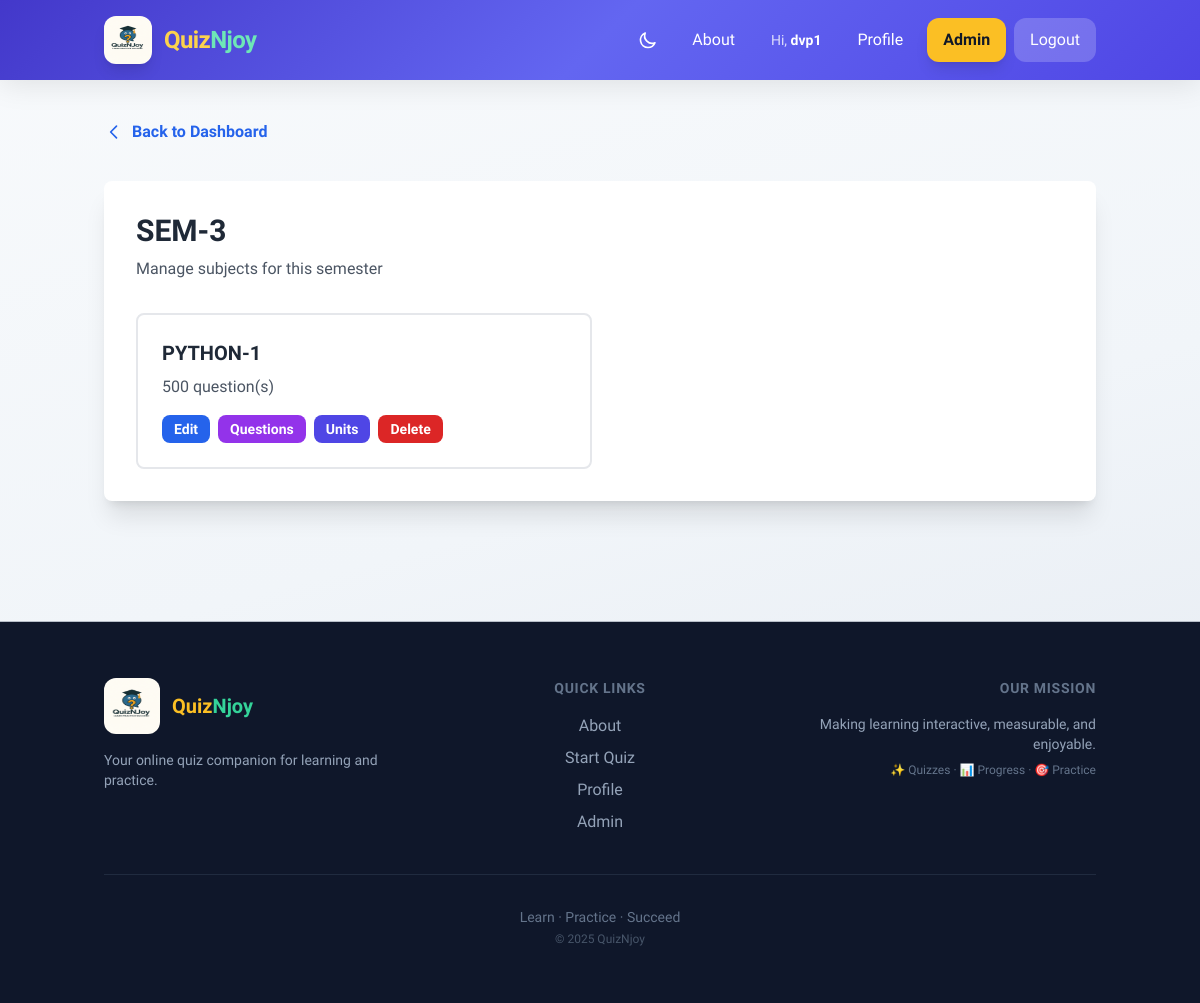
Before: /semesters/admin/manage-subjects/1/ (signed in) with the older database file.
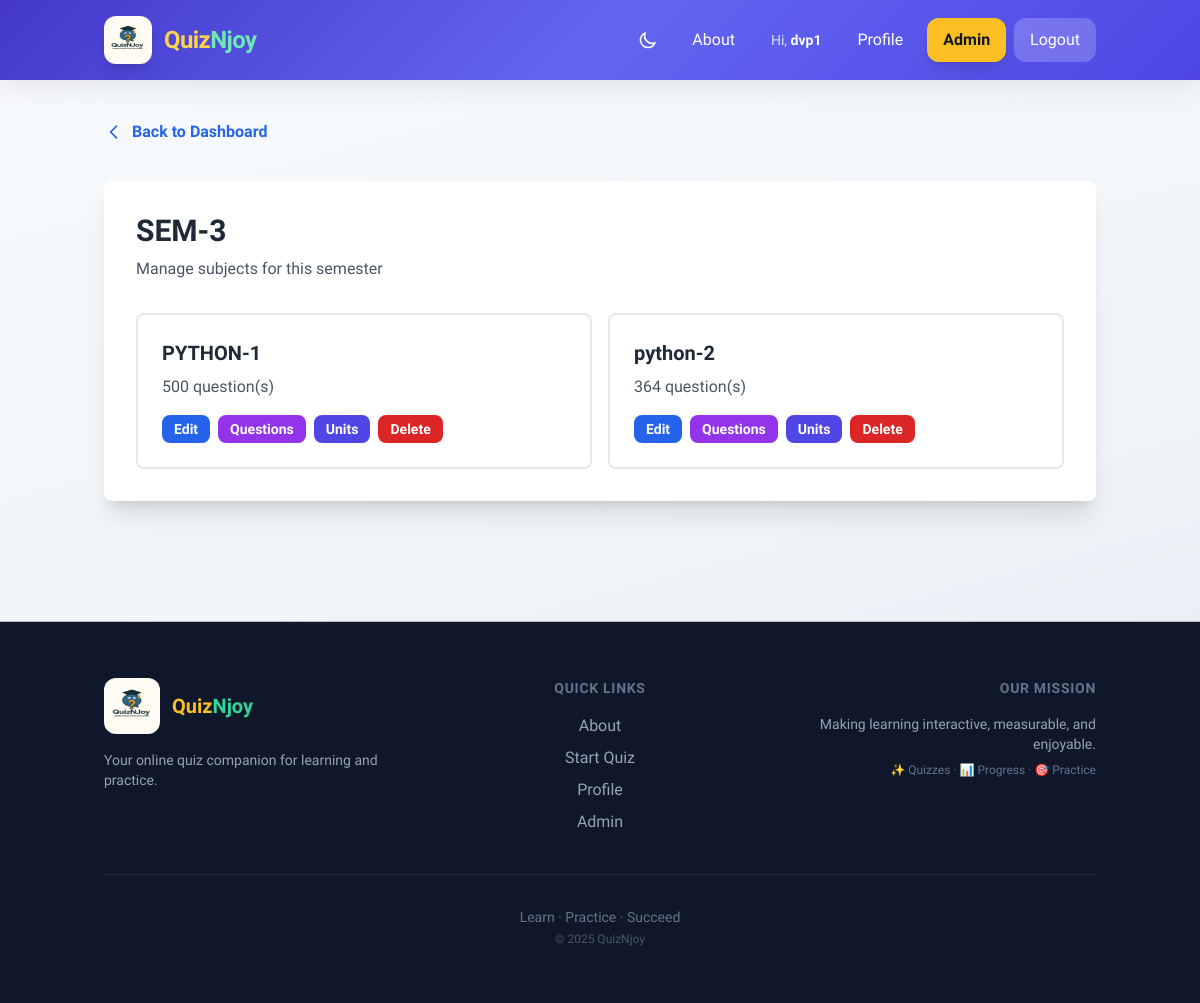
After: the same page with the newer database file.
### semesters/models.py (models this page shows, shortened)
class Subject(models.Model):
    semester = models.ForeignKey(Semester, on_delete=models.CASCADE, related_name='subjects')
    name = models.CharField(max_length=200)
    code = models.CharField(max_length=20, blank=True)
    created_at = models.DateTimeField(auto_now_add=True)
    class Meta:
        ordering = ['semester', 'name']
        unique_together = ['semester', 'name']

### semesters/views.py (the view)
# urls.py: path('admin/manage-subjects/<int:semester_id>/', views.manage_subjects, name='manage_subjects'),
@staff_member_required
def manage_subjects(request, semester_id):
    semester = get_object_or_404(Semester, id=semester_id)
    subjects = Subject.objects.filter(semester=semester)
    return render(request, 'semesters/manage_subjects.html', {
        'semester': semester,
        'subjects': subjects
    })

### templates/semesters/manage_subjects.html (shortened to what this page needs)
{% extends 'base.html' %}
{% block content %}
<div class="max-w-6xl mx-auto">
    <div class="mb-8">
        <a href="{% url 'semesters:admin_dashboard' %}" class="inline-flex items-center text-blue-600 hover:text-blue-800 font-semibold">
            <svg class="w-5 h-5 mr-2" fill="none" stroke="currentColor" viewBox="0 0 24 24">
                <path stroke-linecap="round" stroke-linejoin="round" stroke-width="2" d="M15 19l-7-7 7-7"/>
            </svg>
            Back to Dashboard
        </a>
    </div>
    <div class="bg-white rounded-lg shadow-xl p-8">
        <h1 class="text-3xl font-bold text-gray-800 mb-2">{{ semester.name }}</h1>
        <p class="text-gray-600 mb-8">Manage subjects for this semester</p>
        {% if subjects %}
            <div class="grid grid-cols-1 md:grid-cols-2 gap-4">
                {% for subject in subjects %}
                    <div class="border-2 border-gray-200 rounded-lg p-6 hover:border-green-600 transition duration-300">
                        <h3 class="text-xl font-bold text-gray-800 mb-2">{{ subject.name }}</h3>
                        <p class="text-gray-600 mb-4">{{ subject.questions.count }} question(s)</p>
                        <div class="flex gap-2">
                            <a href="{% url 'semesters:edit_subject' subject.id %}" class="inline-block bg-blue-600 hover:bg-blue-700 text-white px-3 py-1 rounded-lg transition duration-300 text-sm font-semibold">
                                Edit
                            </a>
                            <a href="{% url 'semesters:manage_questions' subject.id %}" class="inline-block bg-purple-600 hover:bg-purple-700 text-white px-3 py-1 rounded-lg transition duration-300 text-sm font-semibold">
                                Questions
                            </a>
                            <a href="{% url 'semesters:manage_units' subject.id %}" class="inline-block bg-indigo-600 hover:bg-indigo-700 text-white px-3 py-1 rounded-lg transition duration-300 text-sm font-semibold">
                                Units
                            </a>
                            <a href="{% url 'semesters:delete_subject' subject.id %}" class="inline-block bg-red-600 hover:bg-red-700 text-white px-3 py-1 rounded-lg transition duration-300 text-sm font-semibold">
                                Delete
                            </a>
                        </div>
                    </div>
                {% endfor %}
            </div>
        {% else %}
            <p class="text-gray-600 text-center py-8">No subjects created for this semester yet.</p>
        {% endif %}
    </div>
</div>
{% endblock %}

Changed rows visible on the page:
added Subject: name "python-2", questions.count "364"
